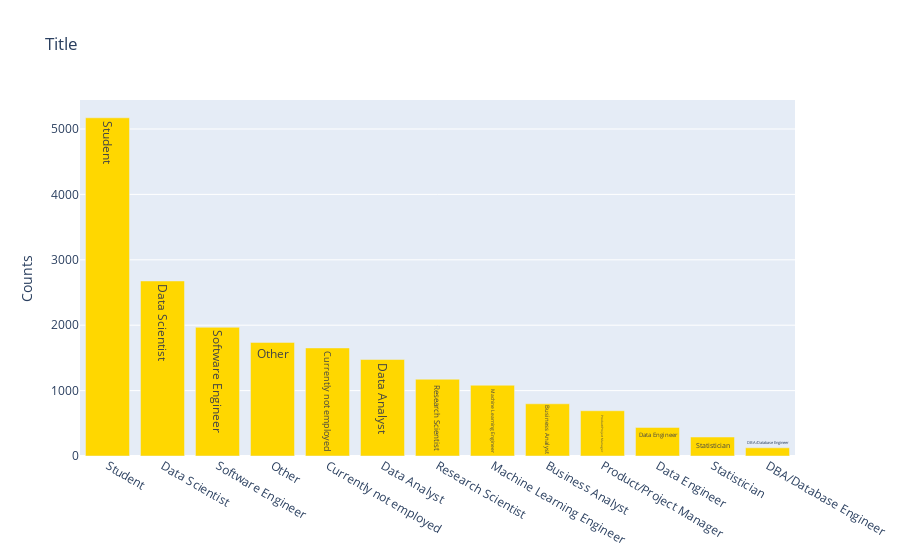

The code cell stored with this chart in its notebook:
### Markdown cell above
# **Industry and profession**

### Code cell
countsDf = df_1['Q5'].value_counts()
trace1 = go.Bar(
                x = countsDf.index,
                y = countsDf.values,
                name = "Kaggle",
                marker = dict(color = 'gold'),
                text = countsDf.index)
data = [trace1]
layout = go.Layout(barmode = "group",title='Title', yaxis= dict(title='Counts'),showlegend=False)
fig = go.Figure(data = data, layout = layout)
iplot(fig)

### Figure 1 — Plotly figure (JSON) as saved in the notebook; plotly's stock layout.template omitted (floating-point values rounded to 4 significant figures)
{"data": [{"marker": {"color": "gold"}, "name": "Kaggle", "text": ["Student", "Data Scientist", "Software Engineer", "Other", "Currently not employed", "Data Analyst", "Research Scientist", "Machine Learning Engineer", "Business Analyst", "Product/Project Manager", "Data Engineer", "Statistician", "DBA/Database Engineer"], "type": "bar", "x": ["Student", "Data Scientist", "Software Engineer", "Other", "Currently not employed", "Data Analyst", "Research Scientist", "Machine Learning Engineer", "Business Analyst", "Product/Project Manager", "Data Engineer", "Statistician", "DBA/Database Engineer"], "y": [5171, 2676, 1968, 1737, 1652, 1475, 1174, 1082, 798, 692, 437, 290, 125]}], "layout": {"barmode": "group", "showlegend": false, "title": {"text": "Title"}, "yaxis": {"title": {"text": "Counts"}}}}
